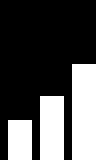

A level layout from a 2D game, rendered from its tile map. Below: a short description, then the map file with tile-grid data replaced by summaries:
An orthogonal 12x20 tile map with 8x8 px tiles, 1 tile layer (main).

<map version="1.0" orientation="orthogonal" renderorder="right-down" width="12" height="20" tilewidth="8" tileheight="8" nextobjectid="1">
 <properties>
  <property name="type" value="rightWall" />
 </properties>
 <tileset firstgid="1" name="tiles" tilewidth="8" tileheight="8" tilecount="24" columns="6">
  <image source="../../../images/tiles.png" width="48" height="32" />
 </tileset>
 <layer name="main" width="12" height="20">
  <data>[240 cells, 75 non-empty, 1 distinct tile ids]</data>
 </layer>
 <objectgroup name="objects" />
</map>
